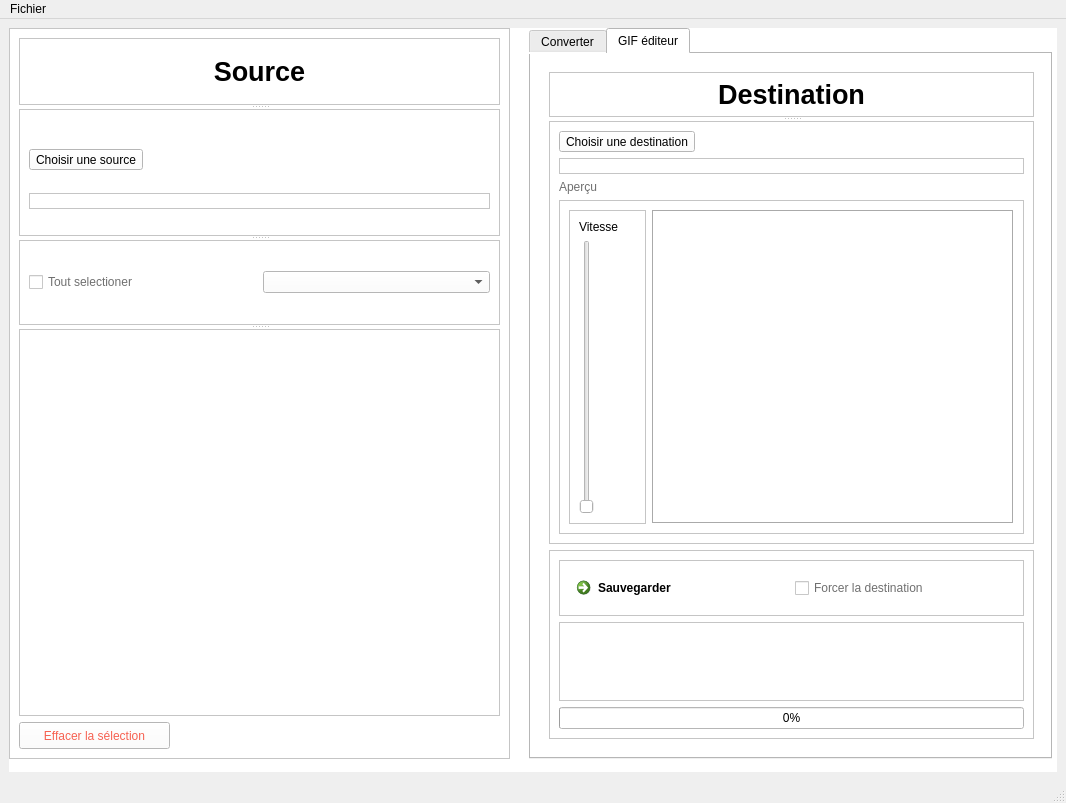
<?xml version="1.0" encoding="UTF-8"?>
<ui version="4.0">
 <class>MainWindow</class>
 <widget class="QMainWindow" name="MainWindow">
  <property name="geometry">
   <rect>
    <x>0</x>
    <y>0</y>
    <width>1066</width>
    <height>803</height>
   </rect>
  </property>
  <property name="windowTitle">
   <string>Images converter</string>
  </property>
  <widget class="QWidget" name="centralwidget">
   <layout class="QVBoxLayout" name="verticalLayout_7">
    <item>
     <widget class="QFrame" name="frame_11">
      <property name="styleSheet">
       <string notr="true">background-color: white;</string>
      </property>
      <property name="frameShape">
       <enum>QFrame::NoFrame</enum>
      </property>
      <property name="frameShadow">
       <enum>QFrame::Plain</enum>
      </property>
      <widget class="QTabWidget" name="tabWidget">
       <property name="geometry">
        <rect>
         <x>520</x>
         <y>0</y>
         <width>523</width>
         <height>731</height>
        </rect>
       </property>
       <property name="styleSheet">
        <string notr="true">background-color: white;</string>
       </property>
       <property name="tabPosition">
        <enum>QTabWidget::North</enum>
       </property>
       <property name="currentIndex">
        <number>1</number>
       </property>
       <widget class="QWidget" name="tab">
        <attribute name="title">
         <string>Converter</string>
        </attribute>
        <widget class="QFrame" name="frame_10">
         <property name="geometry">
          <rect>
           <x>0</x>
           <y>0</y>
           <width>521</width>
           <height>691</height>
          </rect>
         </property>
         <property name="frameShape">
          <enum>QFrame::NoFrame</enum>
         </property>
         <property name="frameShadow">
          <enum>QFrame::Plain</enum>
         </property>
         <layout class="QVBoxLayout" name="verticalLayout_5">
          <item>
           <widget class="QFrame" name="frame_6">
            <property name="styleSheet">
             <string notr="true">background-color: rgb(255, 255, 255);</string>
            </property>
            <property name="frameShape">
             <enum>QFrame::NoFrame</enum>
            </property>
            <property name="frameShadow">
             <enum>QFrame::Plain</enum>
            </property>
            <layout class="QHBoxLayout" name="horizontalLayout">
             <item>
              <widget class="QSplitter" name="splitter_2">
               <property name="orientation">
                <enum>Qt::Vertical</enum>
               </property>
               <widget class="QLabel" name="label_5">
                <property name="minimumSize">
                 <size>
                  <width>0</width>
                  <height>45</height>
                 </size>
                </property>
                <property name="font">
                 <font>
                  <family>Liberation Sans</family>
                  <pointsize>20</pointsize>
                  <weight>75</weight>
                  <bold>true</bold>
                  <underline>false</underline>
                 </font>
                </property>
                <property name="frameShape">
                 <enum>QFrame::StyledPanel</enum>
                </property>
                <property name="frameShadow">
                 <enum>QFrame::Plain</enum>
                </property>
                <property name="text">
                 <string>Destination</string>
                </property>
                <property name="alignment">
                 <set>Qt::AlignCenter</set>
                </property>
                <property name="margin">
                 <number>0</number>
                </property>
               </widget>
               <widget class="QFrame" name="frame_7">
                <property name="frameShape">
                 <enum>QFrame::StyledPanel</enum>
                </property>
                <property name="frameShadow">
                 <enum>QFrame::Raised</enum>
                </property>
                <layout class="QVBoxLayout" name="verticalLayout_4">
                 <item>
                  <widget class="QToolButton" name="toolButton_3">
                   <property name="styleSheet">
                    <string notr="true">QToolButton:hover {
	background-color: rgb(28, 113, 216);
}</string>
                   </property>
                   <property name="text">
                    <string>Choisir une destination</string>
                   </property>
                  </widget>
                 </item>
                 <item>
                  <widget class="QLabel" name="label_6">
                   <property name="styleSheet">
                    <string notr="true">color: #6f6f6f;</string>
                   </property>
                   <property name="frameShape">
                    <enum>QFrame::StyledPanel</enum>
                   </property>
                   <property name="text">
                    <string/>
                   </property>
                   <property name="margin">
                    <number>5</number>
                   </property>
                   <property name="indent">
                    <number>5</number>
                   </property>
                  </widget>
                 </item>
                </layout>
               </widget>
               <widget class="QFrame" name="frame_8">
                <property name="frameShape">
                 <enum>QFrame::StyledPanel</enum>
                </property>
                <property name="frameShadow">
                 <enum>QFrame::Raised</enum>
                </property>
                <layout class="QHBoxLayout" name="horizontalLayout_3">
                 <item>
                  <widget class="QLabel" name="label">
                   <property name="styleSheet">
                    <string notr="true">color: #6f6f6f;</string>
                   </property>
                   <property name="text">
                    <string>Format de sortie</string>
                   </property>
                  </widget>
                 </item>
                 <item>
                  <widget class="QComboBox" name="comboBox_3">
                   <property name="styleSheet">
                    <string notr="true">QComboBox QAbstractItemView {
	selection-color: black;
	color: rgb(154, 153, 150);
}</string>
                   </property>
                  </widget>
                 </item>
                </layout>
               </widget>
               <widget class="QListWidget" name="listWidget_4"/>
              </widget>
             </item>
            </layout>
           </widget>
          </item>
          <item>
           <widget class="QFrame" name="frame">
            <property name="styleSheet">
             <string notr="true">background-color: rgb(255, 255, 255);</string>
            </property>
            <property name="frameShape">
             <enum>QFrame::StyledPanel</enum>
            </property>
            <property name="frameShadow">
             <enum>QFrame::Raised</enum>
            </property>
            <layout class="QVBoxLayout" name="verticalLayout_3">
             <item>
              <widget class="QFrame" name="frame_2">
               <property name="frameShape">
                <enum>QFrame::StyledPanel</enum>
               </property>
               <property name="frameShadow">
                <enum>QFrame::Raised</enum>
               </property>
               <layout class="QHBoxLayout" name="horizontalLayout_2">
                <item>
                 <widget class="QCommandLinkButton" name="commandLinkButton">
                  <property name="autoFillBackground">
                   <bool>false</bool>
                  </property>
                  <property name="styleSheet">
                   <string notr="true">background-color: rgb(28, 113, 216);</string>
                  </property>
                  <property name="text">
                   <string>Convertir</string>
                  </property>
                  <property name="autoDefault">
                   <bool>false</bool>
                  </property>
                  <property name="default">
                   <bool>false</bool>
                  </property>
                 </widget>
                </item>
                <item>
                 <widget class="QCheckBox" name="checkBox">
                  <property name="styleSheet">
                   <string notr="true">color: #6f6f6f;</string>
                  </property>
                  <property name="text">
                   <string>Forcer la destination</string>
                  </property>
                 </widget>
                </item>
               </layout>
              </widget>
             </item>
             <item>
              <widget class="QListWidget" name="listWidget"/>
             </item>
             <item>
              <widget class="QProgressBar" name="progressBar">
               <property name="value">
                <number>0</number>
               </property>
              </widget>
             </item>
            </layout>
           </widget>
          </item>
         </layout>
        </widget>
       </widget>
       <widget class="QWidget" name="tab_2">
        <attribute name="title">
         <string>GIF éditeur</string>
        </attribute>
        <layout class="QHBoxLayout" name="horizontalLayout_6">
         <item>
          <widget class="QFrame" name="frame_19">
           <property name="minimumSize">
            <size>
             <width>503</width>
             <height>300</height>
            </size>
           </property>
           <property name="styleSheet">
            <string notr="true">background-color: rgb(255, 255, 255);</string>
           </property>
           <property name="frameShape">
            <enum>QFrame::NoFrame</enum>
           </property>
           <property name="frameShadow">
            <enum>QFrame::Plain</enum>
           </property>
           <layout class="QVBoxLayout" name="verticalLayout_13">
            <item>
             <widget class="QSplitter" name="splitter_5">
              <property name="orientation">
               <enum>Qt::Vertical</enum>
              </property>
              <widget class="QLabel" name="label_11">
               <property name="minimumSize">
                <size>
                 <width>0</width>
                 <height>45</height>
                </size>
               </property>
               <property name="maximumSize">
                <size>
                 <width>16777215</width>
                 <height>45</height>
                </size>
               </property>
               <property name="font">
                <font>
                 <family>Liberation Sans</family>
                 <pointsize>20</pointsize>
                 <weight>75</weight>
                 <bold>true</bold>
                 <underline>false</underline>
                </font>
               </property>
               <property name="frameShape">
                <enum>QFrame::StyledPanel</enum>
               </property>
               <property name="frameShadow">
                <enum>QFrame::Plain</enum>
               </property>
               <property name="text">
                <string>Destination</string>
               </property>
               <property name="alignment">
                <set>Qt::AlignCenter</set>
               </property>
               <property name="margin">
                <number>0</number>
               </property>
              </widget>
              <widget class="QFrame" name="frame_20">
               <property name="frameShape">
                <enum>QFrame::StyledPanel</enum>
               </property>
               <property name="frameShadow">
                <enum>QFrame::Raised</enum>
               </property>
               <layout class="QVBoxLayout" name="verticalLayout_10">
                <item>
                 <widget class="QToolButton" name="toolButton_6">
                  <property name="styleSheet">
                   <string notr="true">QToolButton:hover {
	background-color: rgb(28, 113, 216);
}</string>
                  </property>
                  <property name="text">
                   <string>Choisir une destination</string>
                  </property>
                 </widget>
                </item>
                <item>
                 <widget class="QLabel" name="label_12">
                  <property name="maximumSize">
                   <size>
                    <width>16777215</width>
                    <height>30</height>
                   </size>
                  </property>
                  <property name="styleSheet">
                   <string notr="true">color: #6f6f6f;</string>
                  </property>
                  <property name="frameShape">
                   <enum>QFrame::StyledPanel</enum>
                  </property>
                  <property name="text">
                   <string/>
                  </property>
                  <property name="margin">
                   <number>5</number>
                  </property>
                  <property name="indent">
                   <number>5</number>
                  </property>
                 </widget>
                </item>
                <item>
                 <widget class="QLabel" name="label_13">
                  <property name="maximumSize">
                   <size>
                    <width>16777215</width>
                    <height>30</height>
                   </size>
                  </property>
                  <property name="styleSheet">
                   <string notr="true">color: #6f6f6f;</string>
                  </property>
                  <property name="text">
                   <string>Aperçu</string>
                  </property>
                 </widget>
                </item>
                <item>
                 <widget class="QFrame" name="frame_13">
                  <property name="frameShape">
                   <enum>QFrame::StyledPanel</enum>
                  </property>
                  <property name="frameShadow">
                   <enum>QFrame::Raised</enum>
                  </property>
                  <layout class="QHBoxLayout" name="horizontalLayout_5">
                   <item>
                    <widget class="QFrame" name="frame_12">
                     <property name="maximumSize">
                      <size>
                       <width>77</width>
                       <height>16777215</height>
                      </size>
                     </property>
                     <property name="frameShape">
                      <enum>QFrame::StyledPanel</enum>
                     </property>
                     <property name="frameShadow">
                      <enum>QFrame::Raised</enum>
                     </property>
                     <layout class="QVBoxLayout" name="verticalLayout_6">
                      <item>
                       <widget class="QLabel" name="label_7">
                        <property name="text">
                         <string>Vitesse</string>
                        </property>
                       </widget>
                      </item>
                      <item>
                       <widget class="QSlider" name="verticalSlider">
                        <property name="orientation">
                         <enum>Qt::Vertical</enum>
                        </property>
                       </widget>
                      </item>
                     </layout>
                    </widget>
                   </item>
                   <item>
                    <widget class="QLabel" name="label_2">
                     <property name="enabled">
                      <bool>true</bool>
                     </property>
                     <property name="minimumSize">
                      <size>
                       <width>0</width>
                       <height>137</height>
                      </size>
                     </property>
                     <property name="frameShape">
                      <enum>QFrame::Box</enum>
                     </property>
                     <property name="frameShadow">
                      <enum>QFrame::Sunken</enum>
                     </property>
                     <property name="text">
                      <string/>
                     </property>
                    </widget>
                   </item>
                  </layout>
                 </widget>
                </item>
               </layout>
              </widget>
             </widget>
            </item>
            <item>
             <widget class="QFrame" name="frame_18">
              <property name="maximumSize">
               <size>
                <width>16777215</width>
                <height>189</height>
               </size>
              </property>
              <property name="styleSheet">
               <string notr="true">background-color: rgb(255, 255, 255);</string>
              </property>
              <property name="frameShape">
               <enum>QFrame::StyledPanel</enum>
              </property>
              <property name="frameShadow">
               <enum>QFrame::Raised</enum>
              </property>
              <layout class="QVBoxLayout" name="verticalLayout_14">
               <item>
                <widget class="QFrame" name="frame_23">
                 <property name="frameShape">
                  <enum>QFrame::StyledPanel</enum>
                 </property>
                 <property name="frameShadow">
                  <enum>QFrame::Raised</enum>
                 </property>
                 <layout class="QHBoxLayout" name="horizontalLayout_9">
                  <item>
                   <widget class="QCommandLinkButton" name="commandLinkButton_3">
                    <property name="autoFillBackground">
                     <bool>false</bool>
                    </property>
                    <property name="styleSheet">
                     <string notr="true">background-color: rgb(28, 113, 216);</string>
                    </property>
                    <property name="text">
                     <string>Sauvegarder</string>
                    </property>
                    <property name="autoDefault">
                     <bool>false</bool>
                    </property>
                    <property name="default">
                     <bool>false</bool>
                    </property>
                   </widget>
                  </item>
                  <item>
                   <widget class="QCheckBox" name="checkBox_6">
                    <property name="styleSheet">
                     <string notr="true">color: #6f6f6f;</string>
                    </property>
                    <property name="text">
                     <string>Forcer la destination</string>
                    </property>
                   </widget>
                  </item>
                 </layout>
                </widget>
               </item>
               <item>
                <widget class="QListWidget" name="listWidget_7"/>
               </item>
               <item>
                <widget class="QProgressBar" name="progressBar_3">
                 <property name="value">
                  <number>0</number>
                 </property>
                </widget>
               </item>
              </layout>
             </widget>
            </item>
           </layout>
          </widget>
         </item>
        </layout>
       </widget>
      </widget>
      <widget class="QFrame" name="frame_3">
       <property name="geometry">
        <rect>
         <x>0</x>
         <y>0</y>
         <width>501</width>
         <height>731</height>
        </rect>
       </property>
       <property name="styleSheet">
        <string notr="true">background-color: rgb(255, 255, 255);</string>
       </property>
       <property name="frameShape">
        <enum>QFrame::StyledPanel</enum>
       </property>
       <property name="frameShadow">
        <enum>QFrame::Raised</enum>
       </property>
       <layout class="QVBoxLayout" name="verticalLayout">
        <item>
         <widget class="QSplitter" name="splitter">
          <property name="orientation">
           <enum>Qt::Vertical</enum>
          </property>
          <widget class="QLabel" name="label_4">
           <property name="font">
            <font>
             <family>Liberation Sans</family>
             <pointsize>20</pointsize>
             <weight>75</weight>
             <bold>true</bold>
             <underline>false</underline>
            </font>
           </property>
           <property name="frameShape">
            <enum>QFrame::StyledPanel</enum>
           </property>
           <property name="frameShadow">
            <enum>QFrame::Plain</enum>
           </property>
           <property name="text">
            <string>Source</string>
           </property>
           <property name="alignment">
            <set>Qt::AlignCenter</set>
           </property>
           <property name="margin">
            <number>0</number>
           </property>
          </widget>
          <widget class="QFrame" name="frame_5">
           <property name="frameShape">
            <enum>QFrame::StyledPanel</enum>
           </property>
           <property name="frameShadow">
            <enum>QFrame::Raised</enum>
           </property>
           <layout class="QVBoxLayout" name="verticalLayout_2">
            <item alignment="Qt::AlignBottom">
             <widget class="QToolButton" name="toolButton_2">
              <property name="styleSheet">
               <string notr="true">QToolButton:hover {
	background-color: rgb(28, 113, 216);
}</string>
              </property>
              <property name="text">
               <string>Choisir une source</string>
              </property>
             </widget>
            </item>
            <item alignment="Qt::AlignVCenter">
             <widget class="QLabel" name="label_3">
              <property name="styleSheet">
               <string notr="true">color: #6f6f6f;</string>
              </property>
              <property name="frameShape">
               <enum>QFrame::StyledPanel</enum>
              </property>
              <property name="text">
               <string/>
              </property>
              <property name="margin">
               <number>5</number>
              </property>
              <property name="indent">
               <number>5</number>
              </property>
             </widget>
            </item>
           </layout>
          </widget>
          <widget class="QFrame" name="frame_4">
           <property name="frameShape">
            <enum>QFrame::StyledPanel</enum>
           </property>
           <property name="frameShadow">
            <enum>QFrame::Raised</enum>
           </property>
           <layout class="QHBoxLayout" name="horizontalLayout_4">
            <item>
             <widget class="QCheckBox" name="checkBox_2">
              <property name="styleSheet">
               <string notr="true">color: #6f6f6f;</string>
              </property>
              <property name="text">
               <string>Tout selectioner</string>
              </property>
             </widget>
            </item>
            <item>
             <widget class="QComboBox" name="comboBox_2">
              <property name="styleSheet">
               <string notr="true">QComboBox QAbstractItemView {
	selection-color: black;
	color: rgb(154, 153, 150);
}</string>
              </property>
             </widget>
            </item>
           </layout>
          </widget>
          <widget class="QListWidget" name="listWidget_3"/>
         </widget>
        </item>
        <item>
         <widget class="QFrame" name="frame_9">
          <property name="enabled">
           <bool>true</bool>
          </property>
          <property name="minimumSize">
           <size>
            <width>0</width>
            <height>27</height>
           </size>
          </property>
          <property name="frameShape">
           <enum>QFrame::NoFrame</enum>
          </property>
          <property name="frameShadow">
           <enum>QFrame::Plain</enum>
          </property>
          <widget class="QPushButton" name="pushButton">
           <property name="geometry">
            <rect>
             <x>0</x>
             <y>0</y>
             <width>151</width>
             <height>27</height>
            </rect>
           </property>
           <property name="styleSheet">
            <string notr="true">QPushButton {
	color: rgb(246, 97, 81);
}
QPushButton:hover{
	background-color: rgb(246, 97, 81);
	color: white;
}</string>
           </property>
           <property name="text">
            <string>Effacer la sélection</string>
           </property>
          </widget>
         </widget>
        </item>
       </layout>
      </widget>
     </widget>
    </item>
   </layout>
  </widget>
  <widget class="QMenuBar" name="menubar">
   <property name="geometry">
    <rect>
     <x>0</x>
     <y>0</y>
     <width>1066</width>
     <height>24</height>
    </rect>
   </property>
   <widget class="QMenu" name="menuImages_converter">
    <property name="title">
     <string>Fichier</string>
    </property>
    <addaction name="actionOpen_folder"/>
    <addaction name="actionOpen_file"/>
   </widget>
   <addaction name="menuImages_converter"/>
  </widget>
  <widget class="QStatusBar" name="statusbar"/>
  <action name="actionOpen_folder">
   <property name="text">
    <string>Ouvrier un dossier</string>
   </property>
  </action>
  <action name="actionOpen_file">
   <property name="text">
    <string>Ouvrir un fichier</string>
   </property>
  </action>
 </widget>
 <resources/>
 <connections/>
</ui>
